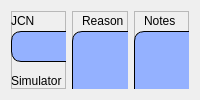
                <widget class="QWidget" name="main">
                 <attribute name="title">
                  <string>Main</string>
                 </attribute>
                 <layout class="QHBoxLayout" name="horizontalLayout_6">
                  <item>
                   <widget class="QFrame" name="frame_10">
                    <property name="frameShape">
                     <enum>QFrame::StyledPanel</enum>
                    </property>
                    <property name="frameShadow">
                     <enum>QFrame::Raised</enum>
                    </property>
                    <widget class="QLineEdit" name="disposition_lineEdit">
                     <property name="geometry">
                      <rect>
                       <x>0</x>
                       <y>140</y>
                       <width>91</width>
                       <height>31</height>
                      </rect>
                     </property>
                     <property name="styleSheet">
                      <string notr="true">background-color: rgb(148, 177, 255);
border: 1px solid #000000;
border-radius: 10px;
font: 12pt &quot;Verdana&quot;;
color: rgb(66, 8, 36);</string>
                     </property>
                    </widget>
                    <widget class="QLineEdit" name="simulator_lineEdit">
                     <property name="geometry">
                      <rect>
                       <x>0</x>
                       <y>80</y>
                       <width>231</width>
                       <height>31</height>
                      </rect>
                     </property>
                     <property name="styleSheet">
                      <string notr="true">background-color: rgb(148, 177, 255);
border: 1px solid #000000;
border-radius: 10px;
font: 12pt &quot;Verdana&quot;;
color: rgb(66, 8, 36);</string>
                     </property>
                    </widget>
                    <widget class="QLabel" name="disposition_label">
                     <property name="geometry">
                      <rect>
                       <x>0</x>
                       <y>120</y>
                       <width>81</width>
                       <height>20</height>
                      </rect>
                     </property>
                     <property name="text">
                      <string>Disposition</string>
                     </property>
                    </widget>
                    <widget class="QLabel" name="JCN_label">
                     <property name="geometry">
                      <rect>
                       <x>0</x>
                       <y>0</y>
                       <width>121</width>
                       <height>20</height>
                      </rect>
                     </property>
                     <property name="text">
                      <string>JCN</string>
                     </property>
                    </widget>
                    <widget class="QLabel" name="simulator_label">
                     <property name="geometry">
                      <rect>
                       <x>0</x>
                       <y>60</y>
                       <width>121</width>
                       <height>20</height>
                      </rect>
                     </property>
                     <property name="text">
                      <string>Simulator</string>
                     </property>
                    </widget>
                    <widget class="QLineEdit" name="JCN_lineEdit">
                     <property name="geometry">
                      <rect>
                       <x>0</x>
                       <y>20</y>
                       <width>231</width>
                       <height>31</height>
                      </rect>
                     </property>
                     <property name="styleSheet">
                      <string notr="true">background-color: rgb(148, 177, 255);
border: 1px solid #000000;
border-radius: 10px;
font: 12pt &quot;Verdana&quot;;
color: rgb(66, 8, 36);</string>
                     </property>
                    </widget>
                    <widget class="QLabel" name="priority_label">
                     <property name="geometry">
                      <rect>
                       <x>140</x>
                       <y>120</y>
                       <width>91</width>
                       <height>20</height>
                      </rect>
                     </property>
                     <property name="text">
                      <string>Priority</string>
                     </property>
                    </widget>
                    <widget class="QLineEdit" name="priority_lineEdit">
                     <property name="geometry">
                      <rect>
                       <x>140</x>
                       <y>140</y>
                       <width>91</width>
                       <height>31</height>
                      </rect>
                     </property>
                     <property name="styleSheet">
                      <string notr="true">background-color: rgb(148, 177, 255);
border: 1px solid #000000;
border-radius: 10px;
font: 12pt &quot;Verdana&quot;;
color: rgb(66, 8, 36);</string>
                     </property>
                    </widget>
                   </widget>
                  </item>
                  <item>
                   <widget class="QFrame" name="frame_11">
                    <property name="frameShape">
                     <enum>QFrame::StyledPanel</enum>
                    </property>
                    <property name="frameShadow">
                     <enum>QFrame::Raised</enum>
                    </property>
                    <widget class="QLabel" name="reason_label">
                     <property name="geometry">
                      <rect>
                       <x>10</x>
                       <y>0</y>
                       <width>121</width>
                       <height>20</height>
                      </rect>
                     </property>
                     <property name="text">
                      <string>Reason</string>
                     </property>
                    </widget>
                    <widget class="QTextEdit" name="reason_textEdit">
                     <property name="geometry">
                      <rect>
                       <x>0</x>
                       <y>20</y>
                       <width>241</width>
                       <height>161</height>
                      </rect>
                     </property>
                     <property name="styleSheet">
                      <string notr="true">background-color: rgb(148, 177, 255);
border: 1px solid #000000;
border-radius: 10px;
font: 12pt &quot;Verdana&quot;;
color: rgb(66, 8, 36);</string>
                     </property>
                    </widget>
                   </widget>
                  </item>
                  <item>
                   <widget class="QFrame" name="frame_12">
                    <property name="frameShape">
                     <enum>QFrame::StyledPanel</enum>
                    </property>
                    <property name="frameShadow">
                     <enum>QFrame::Raised</enum>
                    </property>
                    <widget class="QLabel" name="notes_label">
                     <property name="geometry">
                      <rect>
                       <x>10</x>
                       <y>0</y>
                       <width>121</width>
                       <height>20</height>
                      </rect>
                     </property>
                     <property name="text">
                      <string>Notes</string>
                     </property>
                    </widget>
                    <widget class="QTextEdit" name="notes_textEdit">
                     <property name="geometry">
                      <rect>
                       <x>0</x>
                       <y>20</y>
                       <width>241</width>
                       <height>161</height>
                      </rect>
                     </property>
                     <property name="styleSheet">
                      <string notr="true">background-color: rgb(148, 177, 255);
border: 1px solid #000000;
border-radius: 10px;
font: 12pt &quot;Verdana&quot;;
color: rgb(66, 8, 36);</string>
                     </property>
                    </widget>
                   </widget>
                  </item>
                 </layout>
                </widget>
